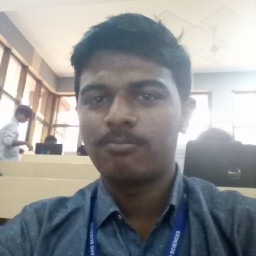
#> input picture joshua.jpg, 256 x 256 px
$ python Face.py
#> lines starting #> are read from the running program, lines starting #| are printed output that depends on the picture; after the words box and inside, x2 and y2 are one past the last pixel; in counts of white or black regions, pixels touching at a corner belong together
#!/usr/bin/env python3
# -*- coding: utf-8 -*-
"""
Created on Tue Dec 10 23:42:34 2019

@author: joshua
"""
# importing required libraries
import numpy as np
import cv2  # openCV - computer vision library


# loading the cascade classifier
face_cascade = cv2.CascadeClassifier("haarcascade_frontalface_default.xml")

img = cv2.imread("joshua.jpg")
#> img is the input picture: shape (256, 256, 3); mean B, G, R 145.8, 145.2, 144.1
gray = cv2.cvtColor(img, cv2.COLOR_BGR2GRAY)
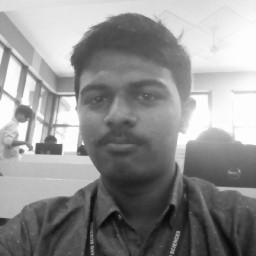
#> gray: shape (256, 256); min 6, max 255, mean 144.9
faces = face_cascade.detectMultiScale(gray, 1.3, 5)
#> faces = [[66, 55, 110, 110]]

for (x,y,w,h) in faces:
    img = cv2.rectangle(img,(x,y),(x+w,y+h),(255,0,0),2)
    roi_gray = gray[y:y+h, x:x+w]
    roi_color = img[y:y+h, x:x+w]
#> this loop made 1 pass
#> pass 1, `img = cv2.rectangle(img,(x,y),(x+w,y+h),(255,0,0),2)`:
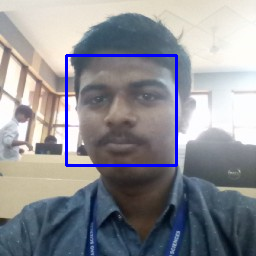
#> img: shape (256, 256, 3); 2.01% of pixels changed, all inside (x1, y1, x2, y2) = (65, 54, 178, 167)
#> pass 1, `roi_gray = gray[y:y+h, x:x+w]`:
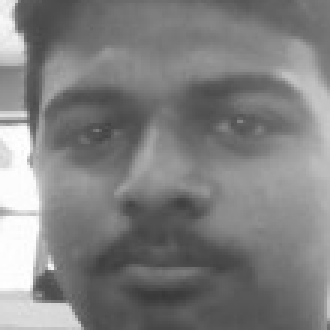
#> roi_gray: shape (110, 110) (shown 3 times larger); min 55, max 255, mean 127.9
#> pass 1, `roi_color = img[y:y+h, x:x+w]`:
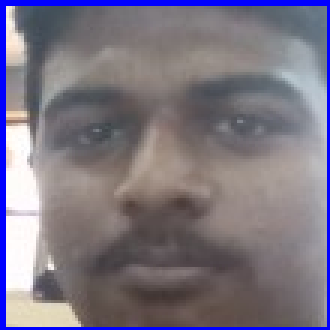
#> roi_color: shape (110, 110, 3) (shown 3 times larger); mean B, G, R 131.2, 117.7, 124.2

cv2.imshow('img',img)
cv2.waitKey(0)
cv2.destroyAllWindows()
